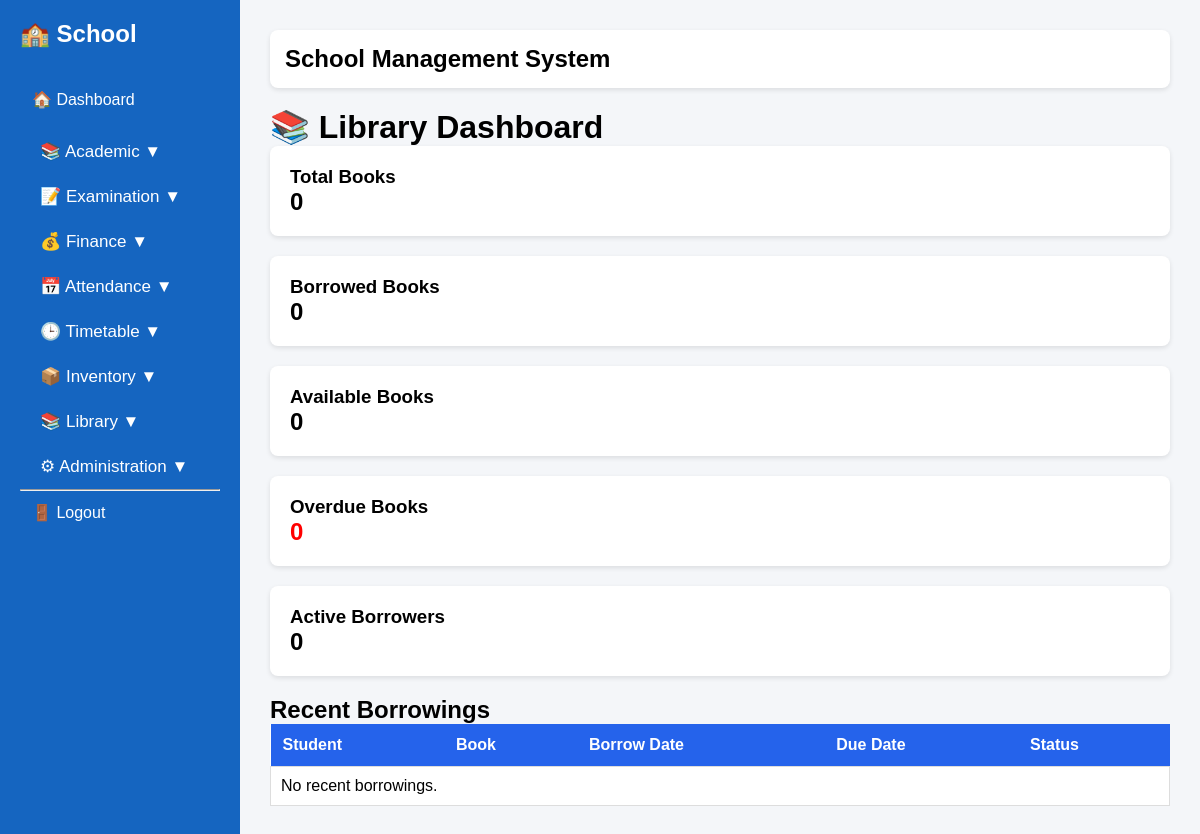
Page /library/dashboard/ (signed in) on the earlier database version.
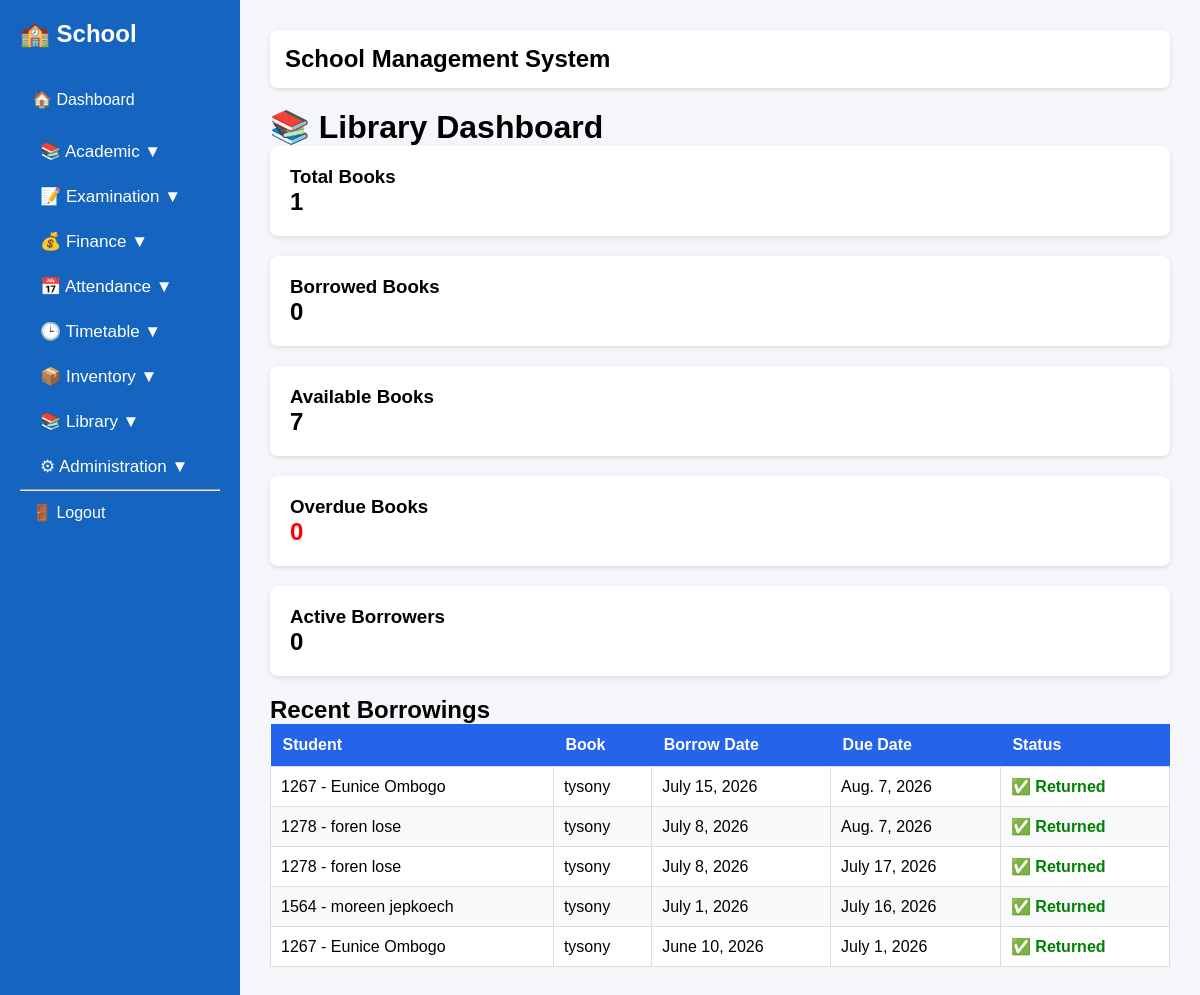
Same page on the later database version.
### students/models.py (models this page shows, shortened)
class BorrowBook(models.Model):
    student = models.ForeignKey(
        Student,
        on_delete=models.CASCADE
    )
    book = models.ForeignKey(
        Book,
        on_delete=models.CASCADE
    )
    borrow_date = models.DateField()
    due_date = models.DateField()
    return_date = models.DateField(
        null=True,
        blank=True
    )
    STATUS = (
        ("Borrowed", "Borrowed"),
        ("Returned", "Returned"),
    )
    status = models.CharField(
        max_length=20,
        choices=STATUS,
        default="Borrowed"
    )
    issued_by = models.ForeignKey(
        User,
        on_delete=models.SET_NULL,
        null=True
    )

class Student(models.Model):
    admission_number = models.CharField(max_length=20, unique=True)
    first_name = models.CharField(max_length=100)
    last_name = models.CharField(max_length=100)
    gender = models.CharField(
        max_length=10,
        choices=[
            ("Male", "Male"),
            ("Female", "Female"),
        ],
    )
    date_of_birth = models.DateField()
    school_class = models.ForeignKey(
        SchoolClass,
        on_delete=models.SET_NULL,
        null=True,
        blank=True,
        related_name="students",
    )
    parent_name = models.CharField(max_length=100)
    phone = models.CharField(max_length=20)
    photo = models.ImageField(
        upload_to="students/",
        blank=True,
        null=True,
    )
    def __str__(self):
        return f"{self.admission_number} - {self.first_name} {self.last_name}"

class Book(models.Model):
    title = models.CharField(max_length=200)
    author = models.CharField(max_length=200)
    isbn = models.CharField(
        max_length=30,
        unique=True,
    )
    category = models.CharField(
        max_length=100,
    )
    publisher = models.CharField(
        max_length=200,
        blank=True,
    )
    publication_year = models.PositiveIntegerField(
        null=True,
        blank=True,
    )
    copies = models.PositiveIntegerField(default=1)
    available_copies = models.PositiveIntegerField(default=1)
    shelf = models.CharField(
        max_length=100,
        blank=True,
    )

### students/views.py (the view)
@login_required
@admin_or_teacher
def library_dashboard(request):
    total_books = Book.objects.count()
    borrowed_books = BorrowBook.objects.filter(
        status="Borrowed"
    ).count()
    available_books = Book.objects.aggregate(
        total=Sum("available_copies")
    )["total"] or 0
    overdue_books = BorrowBook.objects.filter(
        status="Borrowed",
        due_date__lt=date.today()
    ).count()
    active_borrowers = BorrowBook.objects.filter(
        status="Borrowed"
    ).values("student").distinct().count()
    recent_borrowings = BorrowBook.objects.select_related(
        "student",
        "book"
    ).order_by("-borrow_date")[:10]
    context = {
        "total_books": total_books,
        "borrowed_books": borrowed_books,
        "available_books": available_books,
        "overdue_books": overdue_books,
        "active_borrowers": active_borrowers,
        "recent_borrowings": recent_borrowings,
    }
    return render(
        request,
        "students/library_dashboard.html",
        context,
    )

### templates/students/library_dashboard.html
{% extends "base.html" %}
{% block content %}
<h1>📚 Library Dashboard</h1>
<div class="cards">
    <div class="card">
        <h3>Total Books</h3>
        <h2>{{ total_books }}</h2>
    </div>
    <div class="card">
        <h3>Borrowed Books</h3>
        <h2>{{ borrowed_books }}</h2>
    </div>
    <div class="card">
        <h3>Available Books</h3>
        <h2>{{ available_books }}</h2>
    </div>
    <div class="card">
        <h3>Overdue Books</h3>
        <h2 style="color:red;">{{ overdue_books }}</h2>
    </div>
    <div class="card">
        <h3>Active Borrowers</h3>
        <h2>{{ active_borrowers }}</h2>
    </div>
</div>
<h2>Recent Borrowings</h2>
<div class="table-container">
    <table class="table">
        <thead>
            <tr>
                <th>Student</th>
                <th>Book</th>
                <th>Borrow Date</th>
                <th>Due Date</th>
                <th>Status</th>
            </tr>
        </thead>
        <tbody>
        {% for borrow in recent_borrowings %}
        <tr>
            <td>{{ borrow.student }}</td>
            <td>{{ borrow.book.title }}</td>
            <td>{{ borrow.borrow_date }}</td>
            <td>{{ borrow.due_date }}</td>
            <td>
                {% if borrow.status == "Borrowed" %}
                    <span style="color:red;font-weight:bold;">📖 Borrowed</span>
                {% else %}
                    <span style="color:green;font-weight:bold;">✅ Returned</span>
                {% endif %}
            </td>
        </tr>
        {% empty %}
        <tr>
            <td colspan="5">No recent borrowings.</td>
        </tr>
        {% endfor %}
        </tbody>
    </table>
</div>
{% endblock %}

Differences in the rows shown:
added BorrowBook: student "1267 - Eunice Ombogo", book "tysony", borrow_date "July 15, 2026", due_date "Aug. 7, 2026", status "✅ Returned"
added BorrowBook: student "1278 - foren lose", book "tysony", borrow_date "July 8, 2026", due_date "Aug. 7, 2026", status "✅ Returned"
added BorrowBook: student "1278 - foren lose", book "tysony", borrow_date "July 8, 2026", due_date "July 17, 2026", status "✅ Returned"
added BorrowBook: student "1564 - moreen jepkoech", book "tysony", borrow_date "July 1, 2026", due_date "July 16, 2026", status "✅ Returned"
added BorrowBook: student "1267 - Eunice Ombogo", book "tysony", borrow_date "June 10, 2026", due_date "July 1, 2026", status "✅ Returned"
Other differences:
{{ total_books }}: "0" → "1"
{{ available_books }}: "0" → "7"
text no longer shown: "No recent borrowings."
